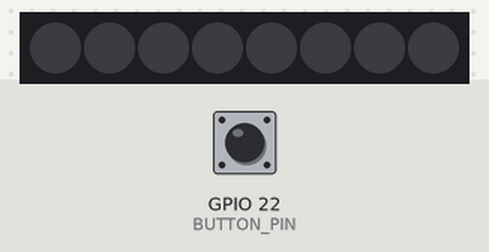
Recording of a program running on a simulated ESP32. Shown: 8 RGB LEDs in strip order, left to right. The test bench sets the inputs (shaded band); at power-on: GPIO 22 (BUTTON_PIN) HIGH. Dim RGB values are drawn brighter than linear; WiFi joins after 1.5 s; servers stay silent unless stated; what the program prints to the serial monitor is not drawn.

Above: at 3.0 s.
3.1 s: GPIO 22 (BUTTON_PIN) pulled LOW for 0.15 s
At 3.4 s:
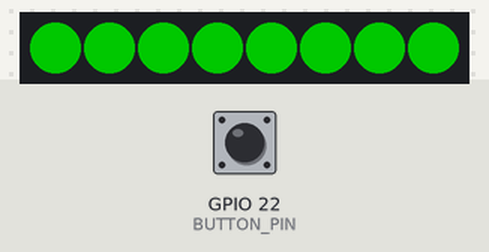
4.7 s: GPIO 22 (BUTTON_PIN) pulled LOW for 1 s
At 5.8 s:
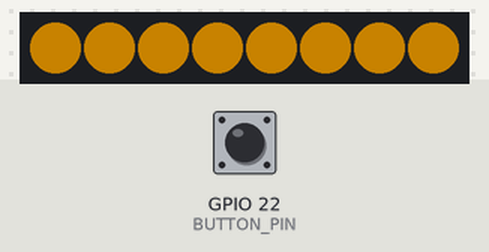
7.2 s: GPIO 22 (BUTTON_PIN) pulled LOW for 0.15 s
At 7.8 s:
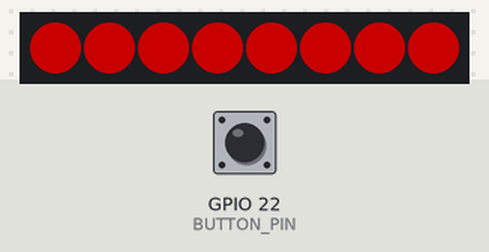
8.8 s: GPIO 22 (BUTTON_PIN) pulled LOW for 3.2 s
At 10.2 s:
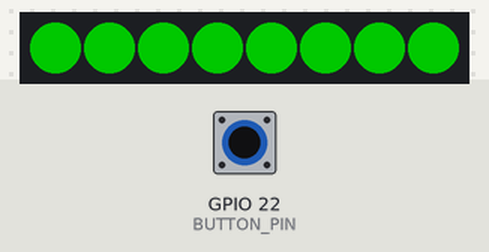
Timing chart, 0 to 11.8 s (numbered marks = the images above; inputs shaded):
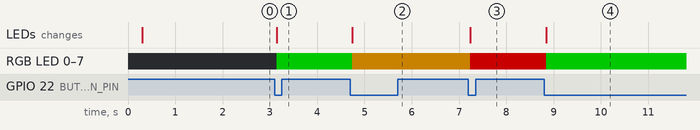

The program:

main.cpp
```cpp
#include <Arduino.h>
#include <Adafruit_NeoPixel.h>
#include <WiFi.h>
#include <WiFiUdp.h>

// -------------------- LED --------------------
#define LED_PIN 15
#define NUM_LEDS 8
Adafruit_NeoPixel strip(NUM_LEDS, LED_PIN, NEO_GRB + NEO_KHZ800);

// -------------------- Button --------------------
#define BUTTON_PIN 22
bool lastButtonReading = HIGH;
bool buttonState = HIGH;
unsigned long lastDebounceTime = 0;
const unsigned long debounceDelay = 40;

// -------------------- Status --------------------
int colorState = 0; // 0=Rot, 1=Grün, 2=Orange

// -------------------- WLAN --------------------
const char *ssid = "HCI";
const char *password = "wearedoingresearch.";

// -------------------- UDP --------------------
WiFiUDP Udp;
const unsigned int localPort = 4210;

IPAddress laptopIP;
unsigned int laptopPort = 0;

// ================= Funktionen =================
void setColor(uint8_t r, uint8_t g, uint8_t b)
{
  for (int i = 0; i < NUM_LEDS; i++)
    strip.setPixelColor(i, strip.Color(r, g, b));
  strip.show();
}

void showColorByState()
{
  const char *msg;
  if (colorState == 0)
  {
    setColor(255, 0, 0);
    msg = "BLOCK";
  }
  else if (colorState == 1)
  {
    setColor(0, 255, 0);
    msg = "ALLOW";
  }
  else
  {
    setColor(255, 165, 0);
    msg = "SETUP";
  }

  // Nur senden, wenn Laptop-IP bekannt
  if (laptopPort != 0)
  {
    Udp.beginPacket(laptopIP, laptopPort);
    Udp.write((const uint8_t *)msg, strlen(msg));
    Udp.endPacket();
  }

  Serial.printf("STATE: %s\n", msg);
}

// ================= Setup =================
void setup()
{
  Serial.begin(115200);
  delay(300);
  Serial.println("\n=== ESP32 UDP Prototype ===");

  // Button
  pinMode(BUTTON_PIN, INPUT_PULLUP);

  // LEDs
  strip.begin();
  strip.clear();
  strip.setBrightness(100);
  strip.show();

  // WLAN verbinden
  Serial.printf("Verbinde mit WLAN '%s'...\n", ssid);
  WiFi.begin(ssid, password);
  while (WiFi.status() != WL_CONNECTED)
  {
    delay(300);
    Serial.print(".");
  }
  Serial.println("\nVerbunden!");
  Serial.print("IP: ");
  Serial.println(WiFi.localIP());

  // UDP starten
  if (Udp.begin(localPort))
    Serial.printf("UDP gestartet auf Port %d\n", localPort);
  else
    Serial.println("Fehler beim Starten von UDP!");
}

// ================= Loop =================
void loop()
{
  // UDP empfangen
  int packetSize = Udp.parsePacket();
  if (packetSize)
  {
    char incoming[256];
    int len = Udp.read(incoming, 255);
    if (len > 0)
      incoming[len] = 0;

    Serial.printf("Empfangen von %s:%d -> %s\n",
                  Udp.remoteIP().toString().c_str(),
                  Udp.remotePort(),
                  incoming);

    // Laptop-IP + Port speichern
    laptopIP = Udp.remoteIP();
    laptopPort = Udp.remotePort();

    // START → Rot
    if (strcmp(incoming, "START") == 0)
    {
      colorState = 0;
      showColorByState();
    }
  }

  // Button entprellen
  int reading = digitalRead(BUTTON_PIN);
  if (reading != lastButtonReading)
  {
    lastDebounceTime = millis();
    lastButtonReading = reading;
  }
  if ((millis() - lastDebounceTime) > debounceDelay)
  {
    if (reading != buttonState)
    {
      buttonState = reading;
      if (buttonState == LOW)
      { // gedrückt
        colorState++;
        if (colorState > 2)
          colorState = 0;
        showColorByState();
      }
    }
  }
}
```

Measured:
- after the input at 3.1 s, RGB LED 0–7: off → RGB(0, 100, 0) at once; the LEDs: change at once (image 1)
- after the input at 4.7 s, RGB LED 0–7: RGB(0, 100, 0) → RGB(100, 65, 0) at once; the LEDs: change at once (image 2)
- after the input at 7.2 s, RGB LED 0–7: RGB(100, 65, 0) → RGB(100, 0, 0) at once; the LEDs: change at once (image 3)
- after the input at 8.8 s, RGB LED 0–7: RGB(100, 0, 0) → RGB(0, 100, 0) at once; the LEDs: change at once (image 4)
